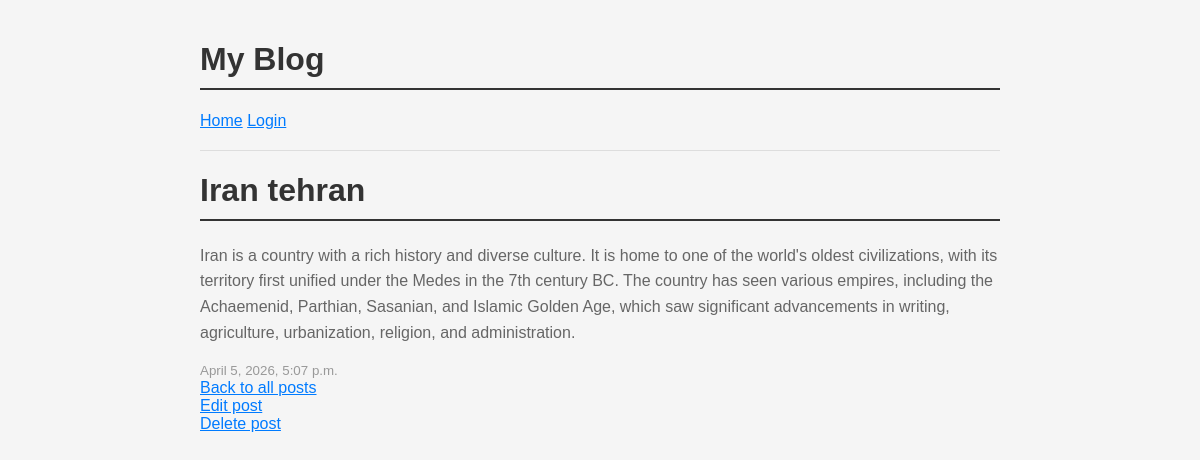
Page /blog/post/1/ on the committed database.
### blog/models.py (models this page shows, shortened)
class Post(models.Model):
    title = models.CharField(max_length=200)
    body = models.TextField()
    created_at = models.DateTimeField(auto_now_add=True)

### blog/views.py (the view)
# urls.py: path('post/<int:pk>/', views.post_detail, name='post_detail'),
def post_detail(request, pk):
    post = get_object_or_404(Post, pk=pk)
    return render(request, 'blog/post_detail.html', {'post': post})

### blog/templates/blog/post_detail.html
{% extends 'blog/base.html' %}
{% block content %}
    <h1>{{ post.title }}</h1>
    <p>{{ post.body }}</p>
    <small>{{ post.created_at }}</small>
    <br>
    <a href="{% url 'post_list' %}">Back to all posts</a>
    <br>
    <a href="{% url 'post_edit' pk=post.pk %}">Edit post</a>
    <br>
    <a href="{% url 'post_delete' pk=post.pk %}">Delete post</a>
 {% endblock %}

### blog/static/blog/style.css (style rules this page uses)
body { font-family: Arial, sans-serif; max-width: 800px; margin: 0 auto; padding: 20px; background-color: #f5f5f5; }
h1 { color: #333; border-bottom: 2px solid #333; padding-bottom: 10px; }
p { color: #666; line-height: 1.6; }
small { color: #999; }
a { color: #007bff; }

### rows in the picture
Post: title "Iran tehran", body "Iran is a country with a rich history and diverse culture. It is home to one of the world's oldest civilizations, with its territory first unified under the Medes in the 7th century BC. The country has seen various empires, including the Achaemenid, Parthian, Sasanian, and Islamic Golden Age, which saw significant advancements in writing, agriculture, urbanization, religion, and administration.", created_at "April 5, 2026, 5:07 p.m."
